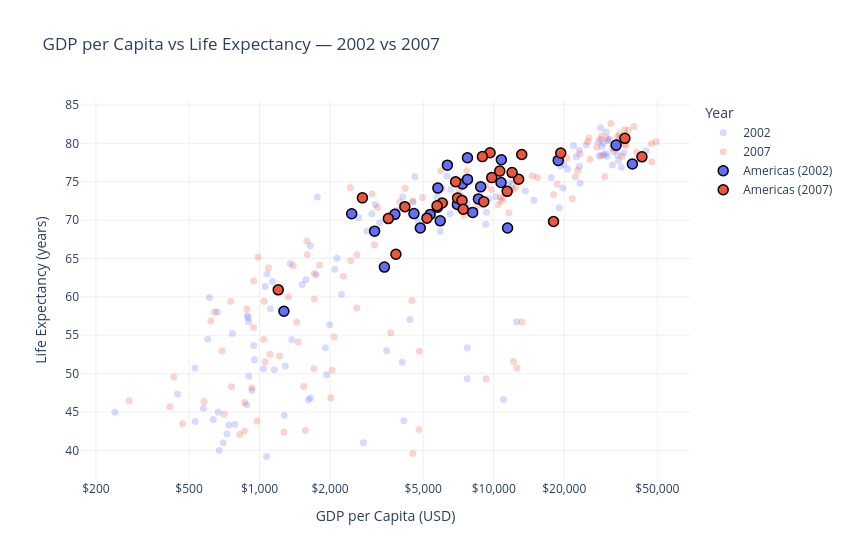

This figure's notebook cell:
### Markdown cell above
## Task 1 — Scatter: life expectancy change over time

**What to build:** A scatter showing **GDP per capita vs life expectancy** for **two years** (2000 and 2007) to show how both moved — use **colour for year** (just 2 colours), **one continent only**.

Choose any continent except Africa (that was the example). Highlight the change direction.

> 💡 Filter: `df.loc[df['continent'] == 'YOUR_CHOICE']` then filter years

### Code cell
df_filtered = df[df['year'].isin([2002, 2007])].copy()
df_filtered['year'] = df_filtered['year'].astype(str)

df_americas = df_filtered.loc[df_filtered['continent'] == 'Americas']
df_rest = df_filtered[df_filtered['continent'] != 'Americas']

fig = px.scatter(
    df_rest,
    x='gdpPercap',
    y='lifeExp',
    color='year',
    color_discrete_map={'2002': '#636EFA', '2007': '#EF553B'},
    log_x=True,
    labels={
        'gdpPercap': 'GDP per Capita (USD)',
        'lifeExp': 'Life Expectancy (years)',
        'year': 'Year'
    },
    title='GDP per Capita vs Life Expectancy — 2002 vs 2007'
)

for trace in fig.data:
    trace.marker.opacity = 0.25
    trace.marker.size = 7
    trace.hovertemplate = (
        '<b>%{customdata[0]}</b><br>'
        'GDP per Capita: $%{x:,.0f}<br>'
        'Life Expectancy: %{y:.1f} yrs<extra></extra>'
    )
    trace.customdata = df_rest[df_rest['year'] == trace.name][['country']].values

for year, color in [('2002', '#636EFA'), ('2007', '#EF553B')]:
    group = df_americas[df_americas['year'] == year]
    fig.add_scatter(
        x=group['gdpPercap'],
        y=group['lifeExp'],
        mode='markers',
        name=f'Americas ({year})',
        marker=dict(
            color=color,
            size=10,
            opacity=1.0,
            line=dict(color='black', width=1.5)
        ),
        hovertemplate=(
            '<b>%{customdata[0]}</b><br>'
            'GDP per Capita: $%{x:,.0f}<br>'
            'Life Expectancy: %{y:.1f} yrs<extra></extra>'
        ),
        customdata=group[['country']].values
    )

fig.update_layout(
    xaxis=dict(tickformat='$,.0f', gridcolor='rgba(0,0,0,0.06)'),
    yaxis=dict(gridcolor='rgba(0,0,0,0.06)'),
    plot_bgcolor='white',
    paper_bgcolor='white',
    hoverlabel=dict(font_color='white'),
    width=850,
    height=560
)

fig.show()

### Figure 1 — Plotly figure (JSON) as saved in the notebook; plotly's stock layout.template omitted (floating-point values rounded to 4 significant figures)
{"data": [{"customdata": [["Afghanistan"], ["Albania"], ["Algeria"], ["Angola"], ["Australia"], ["Austria"], ["Bahrain"], ["Bangladesh"], ["Belgium"], ["Benin"], ["Bosnia and Herzegovina"], ["Botswana"], ["Bulgaria"], ["Burkina Faso"], ["Burundi"], ["Cambodia"], ["Cameroon"], ["Central African Republic"], ["Chad"], ["China"], ["Comoros"], ["Congo, Dem. Rep."], ["Congo, Rep."], ["Cote d'Ivoire"], ["Croatia"], ["Czech Republic"], ["Denmark"], ["Djibouti"], ["Egypt"], ["Equatorial Guinea"], ["Eritrea"], ["Ethiopia"], ["Finland"], ["France"], ["Gabon"], ["Gambia"], ["Germany"], ["Ghana"], ["Greece"], ["Guinea"], ["Guinea-Bissau"], ["Hong Kong, China"], ["Hungary"], ["Iceland"], ["India"], ["Indonesia"], ["Iran"], ["Iraq"], ["Ireland"], ["Israel"], ["Italy"], ["Japan"], ["Jordan"], ["Kenya"], ["Korea, Dem. Rep."], ["Korea, Rep."], ["Kuwait"], ["Lebanon"], ["Lesotho"], ["Liberia"], ["Libya"], ["Madagascar"], ["Malawi"], ["Malaysia"], ["Mali"], ["Mauritania"], ["Mauritius"], ["Mongolia"], ["Montenegro"], ["Morocco"], ["Mozambique"], ["Myanmar"], ["Namibia"], ["Nepal"], ["Netherlands"], ["New Zealand"], ["Niger"], ["Nigeria"], ["Norway"], ["Oman"], ["Pakistan"], ["Philippines"], ["Poland"], ["Portugal"], ["Reunion"], ["Romania"], ["Rwanda"], ["Sao Tome and Principe"], ["Saudi Arabia"], ["Senegal"], ["Serbia"], ["Sierra Leone"], ["Singapore"], ["Slovak Republic"], ["Slovenia"], ["Somalia"], ["South Africa"], ["Spain"], ["Sri Lanka"], ["Sudan"], ["Swaziland"], ["Sweden"], ["Switzerland"], ["Syria"], ["Taiwan"], ["Tanzania"], ["Thailand"], ["Togo"], ["Tunisia"], ["Turkey"], ["Uganda"], ["United Kingdom"], ["Vietnam"], ["West Bank and Gaza"], ["Yemen, Rep."], ["Zambia"], ["Zimbabwe"]], "hovertemplate": "<b>%{customdata[0]}</b><br>GDP per Capita: $%{x:,.0f}<br>Life Expectancy: %{y:.1f} yrs<extra></extra>", "legendgroup": "2002", "marker": {"color": "#636EFA", "opacity": 0.25, "size": 7, "symbol": "circle"}, "mode": "markers", "name": "2002", "orientation": "v", "showlegend": true, "type": "scatter", "x": [726.7, 4604.0, 5288.0, 2773.0, 30690.0, 32420.0, 23400.0, 1136.0, 30490.0, 1373.0, 6019.0, 11000.0, 7697.0, 1038.0, 446.4, 896.2, 1934.0, 738.7, 1156.0, 3119.0, 1076.0, 241.2, 3484.0, 1649.0, 11630.0, 17600.0, 32170.0, 1908.0, 4755.0, 7703.0, 765.4, 530.1, 28200.0, 28930.0, 12520.0, 660.6, 30040.0, 1112.0, 22510.0, 945.6, 575.7, 30210.0, 14840.0, 31160.0, 1747.0, 2874.0, 9241.0, 4391.0, 34080.0, 21910.0, 27970.0, 28600.0, 3845.0, 1288.0, 1647.0, 19230.0, 35110.0, 9314.0, 1275.0, 531.5, 9535.0, 894.6, 665.4, 10210.0, 951.4, 1579.0, 9022.0, 2141.0, 6557.0, 3258.0, 633.6, 611.0, 4072.0, 1057.0, 33720.0, 23190.0, 601.1, 1615.0, 44680.0, 19770.0, 2093.0, 2651.0, 12000.0, 19970.0, 6316.0, 7885.0, 785.7, 1353.0, 19010.0, 1520.0, 7236.0, 699.5, 36020.0, 13640.0, 20660.0, 882.1, 7711.0, 24840.0, 3015.0, 1993.0, 4128.0, 29340.0, 34480.0, 4091.0, 23240.0, 899.1, 5913.0, 886.2, 5723.0, 6508.0, 927.7, 29480.0, 1764.0, 4515.0, 2235.0, 1072.0, 672.0], "xaxis": "x", "y": [42.13, 75.65, 70.99, 41.0, 80.37, 78.98, 74.8, 62.01, 78.32, 54.41, 74.09, 46.63, 72.14, 50.65, 47.36, 56.75, 49.86, 43.31, 50.52, 72.03, 62.97, 44.97, 52.97, 46.83, 74.88, 75.51, 77.18, 53.37, 69.81, 49.35, 55.24, 50.73, 78.37, 79.59, 56.76, 58.04, 78.67, 58.45, 78.26, 53.68, 45.5, 81.5, 72.59, 80.5, 62.88, 68.59, 69.45, 57.05, 77.78, 79.7, 80.24, 82.0, 71.26, 50.99, 66.66, 77.05, 76.9, 71.03, 44.59, 43.75, 72.74, 57.29, 45.01, 73.04, 51.82, 62.25, 71.95, 65.03, 73.98, 69.61, 44.03, 59.91, 51.48, 61.34, 78.53, 79.11, 54.5, 46.61, 79.05, 74.19, 63.61, 70.3, 74.67, 77.29, 75.74, 71.32, 43.41, 64.34, 71.63, 61.6, 73.21, 41.01, 78.77, 73.8, 76.66, 45.94, 53.37, 79.78, 70.81, 56.37, 43.87, 80.04, 80.62, 73.05, 76.99, 49.65, 68.56, 57.56, 73.04, 70.84, 47.81, 78.47, 73.02, 72.37, 60.31, 39.19, 39.99], "yaxis": "y"}, {"customdata": [["Afghanistan"], ["Albania"], ["Algeria"], ["Angola"], ["Australia"], ["Austria"], ["Bahrain"], ["Bangladesh"], ["Belgium"], ["Benin"], ["Bosnia and Herzegovina"], ["Botswana"], ["Bulgaria"], ["Burkina Faso"], ["Burundi"], ["Cambodia"], ["Cameroon"], ["Central African Republic"], ["Chad"], ["China"], ["Comoros"], ["Congo, Dem. Rep."], ["Congo, Rep."], ["Cote d'Ivoire"], ["Croatia"], ["Czech Republic"], ["Denmark"], ["Djibouti"], ["Egypt"], ["Equatorial Guinea"], ["Eritrea"], ["Ethiopia"], ["Finland"], ["France"], ["Gabon"], ["Gambia"], ["Germany"], ["Ghana"], ["Greece"], ["Guinea"], ["Guinea-Bissau"], ["Hong Kong, China"], ["Hungary"], ["Iceland"], ["India"], ["Indonesia"], ["Iran"], ["Iraq"], ["Ireland"], ["Israel"], ["Italy"], ["Japan"], ["Jordan"], ["Kenya"], ["Korea, Dem. Rep."], ["Korea, Rep."], ["Kuwait"], ["Lebanon"], ["Lesotho"], ["Liberia"], ["Libya"], ["Madagascar"], ["Malawi"], ["Malaysia"], ["Mali"], ["Mauritania"], ["Mauritius"], ["Mongolia"], ["Montenegro"], ["Morocco"], ["Mozambique"], ["Myanmar"], ["Namibia"], ["Nepal"], ["Netherlands"], ["New Zealand"], ["Niger"], ["Nigeria"], ["Norway"], ["Oman"], ["Pakistan"], ["Philippines"], ["Poland"], ["Portugal"], ["Reunion"], ["Romania"], ["Rwanda"], ["Sao Tome and Principe"], ["Saudi Arabia"], ["Senegal"], ["Serbia"], ["Sierra Leone"], ["Singapore"], ["Slovak Republic"], ["Slovenia"], ["Somalia"], ["South Africa"], ["Spain"], ["Sri Lanka"], ["Sudan"], ["Swaziland"], ["Sweden"], ["Switzerland"], ["Syria"], ["Taiwan"], ["Tanzania"], ["Thailand"], ["Togo"], ["Tunisia"], ["Turkey"], ["Uganda"], ["United Kingdom"], ["Vietnam"], ["West Bank and Gaza"], ["Yemen, Rep."], ["Zambia"], ["Zimbabwe"]], "hovertemplate": "<b>%{customdata[0]}</b><br>GDP per Capita: $%{x:,.0f}<br>Life Expectancy: %{y:.1f} yrs<extra></extra>", "legendgroup": "2007", "marker": {"color": "#EF553B", "opacity": 0.25, "size": 7, "symbol": "circle"}, "mode": "markers", "name": "2007", "orientation": "v", "showlegend": true, "type": "scatter", "x": [974.6, 5937.0, 6223.0, 4797.0, 34440.0, 36130.0, 29800.0, 1391.0, 33690.0, 1441.0, 7446.0, 12570.0, 10680.0, 1217.0, 430.1, 1714.0, 2042.0, 706.0, 1704.0, 4959.0, 986.1, 277.6, 3633.0, 1545.0, 14620.0, 22830.0, 35280.0, 2082.0, 5581.0, 12150.0, 641.4, 690.8, 33210.0, 30470.0, 13210.0, 752.7, 32170.0, 1328.0, 27540.0, 942.7, 579.2, 39720.0, 18010.0, 36180.0, 2452.0, 3541.0, 11610.0, 4471.0, 40680.0, 25520.0, 28570.0, 31660.0, 4519.0, 1463.0, 1593.0, 23350.0, 47310.0, 10460.0, 1569.0, 414.5, 12060.0, 1045.0, 759.3, 12450.0, 1043.0, 1803.0, 10960.0, 3096.0, 9254.0, 3820.0, 823.7, 944.0, 4811.0, 1091.0, 36800.0, 25190.0, 619.7, 2014.0, 49360.0, 22320.0, 2606.0, 3190.0, 15390.0, 20510.0, 7670.0, 10810.0, 863.1, 1598.0, 21650.0, 1712.0, 9787.0, 862.5, 47140.0, 18680.0, 25770.0, 926.1, 9270.0, 28820.0, 3970.0, 2602.0, 4513.0, 33860.0, 37510.0, 4185.0, 28720.0, 1107.0, 7458.0, 883.0, 7093.0, 8458.0, 1056.0, 33200.0, 2442.0, 3025.0, 2281.0, 1271.0, 469.7], "xaxis": "x", "y": [43.83, 76.42, 72.3, 42.73, 81.23, 79.83, 75.64, 64.06, 79.44, 56.73, 74.85, 50.73, 73.0, 52.3, 49.58, 59.72, 50.43, 44.74, 50.65, 72.96, 65.15, 46.46, 55.32, 48.33, 75.75, 76.49, 78.33, 54.79, 71.34, 51.58, 58.04, 52.95, 79.31, 80.66, 56.73, 59.45, 79.41, 60.02, 79.48, 56.01, 46.39, 82.21, 73.34, 81.76, 64.7, 70.65, 70.96, 59.55, 78.89, 80.75, 80.55, 82.6, 72.53, 54.11, 67.3, 78.62, 77.59, 71.99, 42.59, 45.68, 73.95, 59.44, 48.3, 74.24, 54.47, 64.16, 72.8, 66.8, 74.54, 71.16, 42.08, 62.07, 52.91, 63.78, 79.76, 80.2, 56.87, 46.86, 80.2, 75.64, 65.48, 71.69, 75.56, 78.1, 76.44, 72.48, 46.24, 65.53, 72.78, 63.06, 74.0, 42.57, 79.97, 74.66, 77.93, 48.16, 49.34, 80.94, 72.4, 58.56, 39.61, 80.88, 81.7, 74.14, 78.4, 52.52, 70.62, 58.42, 73.92, 71.78, 51.54, 79.42, 74.25, 73.42, 62.7, 42.38, 43.49], "yaxis": "y"}, {"customdata": [["Argentina"], ["Bolivia"], ["Brazil"], ["Canada"], ["Chile"], ["Colombia"], ["Costa Rica"], ["Cuba"], ["Dominican Republic"], ["Ecuador"], ["El Salvador"], ["Guatemala"], ["Haiti"], ["Honduras"], ["Jamaica"], ["Mexico"], ["Nicaragua"], ["Panama"], ["Paraguay"], ["Peru"], ["Puerto Rico"], ["Trinidad and Tobago"], ["United States"], ["Uruguay"], ["Venezuela"]], "hovertemplate": "<b>%{customdata[0]}</b><br>GDP per Capita: $%{x:,.0f}<br>Life Expectancy: %{y:.1f} yrs<extra></extra>", "marker": {"color": "#636EFA", "line": {"color": "black", "width": 1.5}, "opacity": 1, "size": 10}, "mode": "markers", "name": "Americas (2002)", "type": "scatter", "x": [8798.0, 3413.0, 8131.0, 33330.0, 10780.0, 5755.0, 7723.0, 6341.0, 4564.0, 5773.0, 5352.0, 4858.0, 1270.0, 3100.0, 6995.0, 10740.0, 2475.0, 7356.0, 3784.0, 5909.0, 18860.0, 11460.0, 39100.0, 7727.0, 8605.0], "y": [74.34, 63.88, 71.01, 79.77, 77.86, 71.68, 78.12, 77.16, 70.85, 74.17, 70.73, 68.98, 58.14, 68.56, 72.05, 74.9, 70.84, 74.71, 70.75, 69.91, 77.78, 68.98, 77.31, 75.31, 72.77]}, {"customdata": [["Argentina"], ["Bolivia"], ["Brazil"], ["Canada"], ["Chile"], ["Colombia"], ["Costa Rica"], ["Cuba"], ["Dominican Republic"], ["Ecuador"], ["El Salvador"], ["Guatemala"], ["Haiti"], ["Honduras"], ["Jamaica"], ["Mexico"], ["Nicaragua"], ["Panama"], ["Paraguay"], ["Peru"], ["Puerto Rico"], ["Trinidad and Tobago"], ["United States"], ["Uruguay"], ["Venezuela"]], "hovertemplate": "<b>%{customdata[0]}</b><br>GDP per Capita: $%{x:,.0f}<br>Life Expectancy: %{y:.1f} yrs<extra></extra>", "marker": {"color": "#EF553B", "line": {"color": "black", "width": 1.5}, "opacity": 1, "size": 10}, "mode": "markers", "name": "Americas (2007)", "type": "scatter", "x": [12780.0, 3822.0, 9066.0, 36320.0, 13170.0, 7007.0, 9645.0, 8948.0, 6025.0, 6873.0, 5728.0, 5186.0, 1202.0, 3548.0, 7321.0, 11980.0, 2749.0, 9809.0, 4173.0, 7409.0, 19330.0, 18010.0, 42950.0, 10610.0, 11420.0], "y": [75.32, 65.55, 72.39, 80.65, 78.55, 72.89, 78.78, 78.27, 72.23, 74.99, 71.88, 70.26, 60.92, 70.2, 72.57, 76.19, 72.9, 75.54, 71.75, 71.42, 78.75, 69.82, 78.24, 76.38, 73.75]}], "layout": {"height": 560, "hoverlabel": {"font": {"color": "white"}}, "legend": {"title": {"text": "Year"}, "tracegroupgap": 0}, "paper_bgcolor": "white", "plot_bgcolor": "white", "title": {"text": "GDP per Capita vs Life Expectancy — 2002 vs 2007"}, "width": 850, "xaxis": {"anchor": "y", "domain": [0, 1], "gridcolor": "rgba(0,0,0,0.06)", "tickformat": "$,.0f", "title": {"text": "GDP per Capita (USD)"}, "type": "log"}, "yaxis": {"anchor": "x", "domain": [0, 1], "gridcolor": "rgba(0,0,0,0.06)", "title": {"text": "Life Expectancy (years)"}}}}
